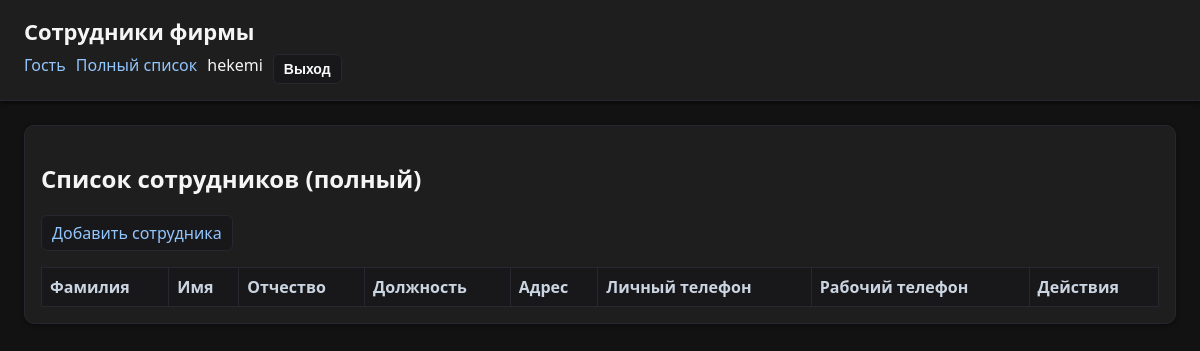
/employees/ (signed in), run on an earlier commit of the app's database.
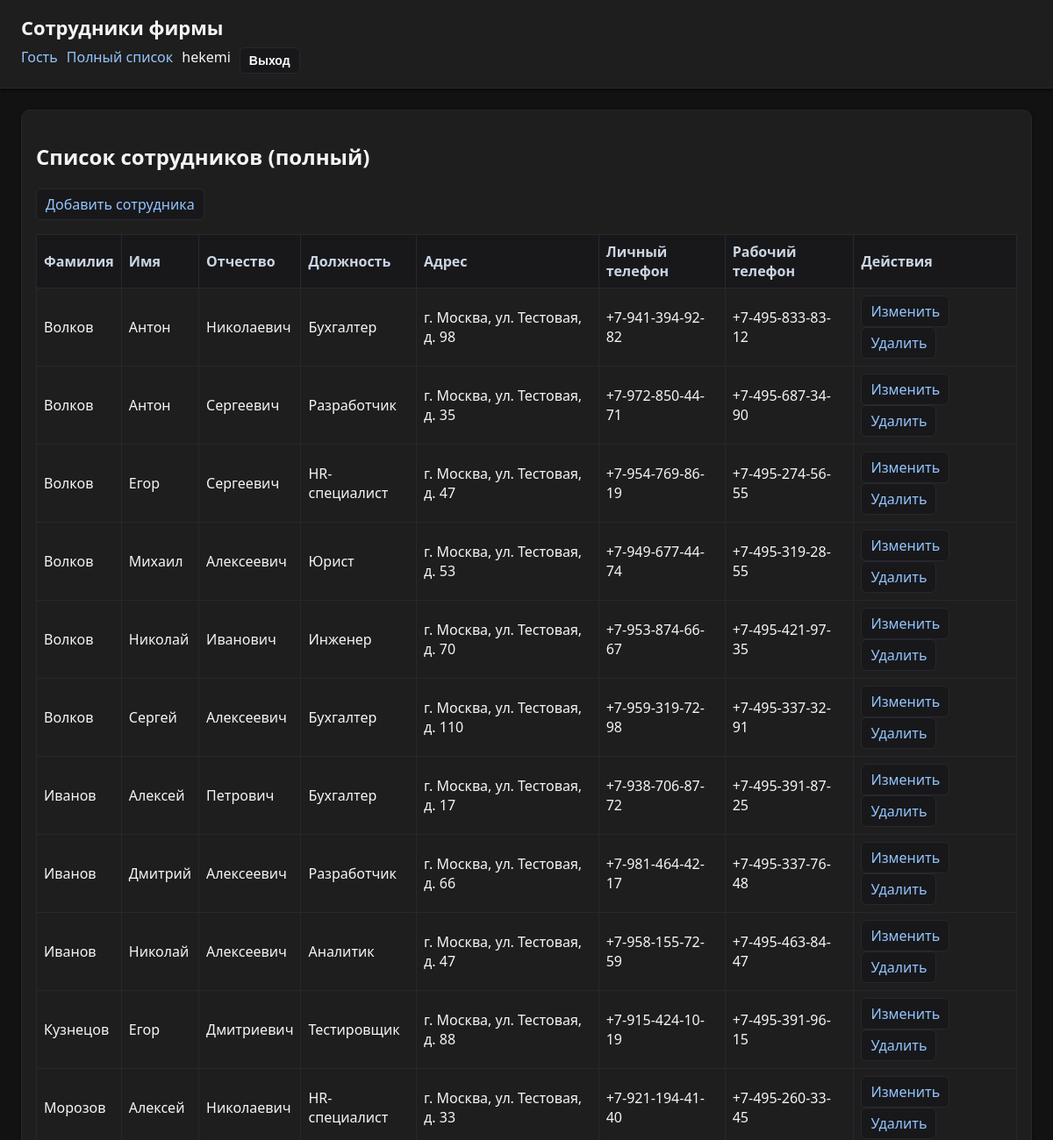
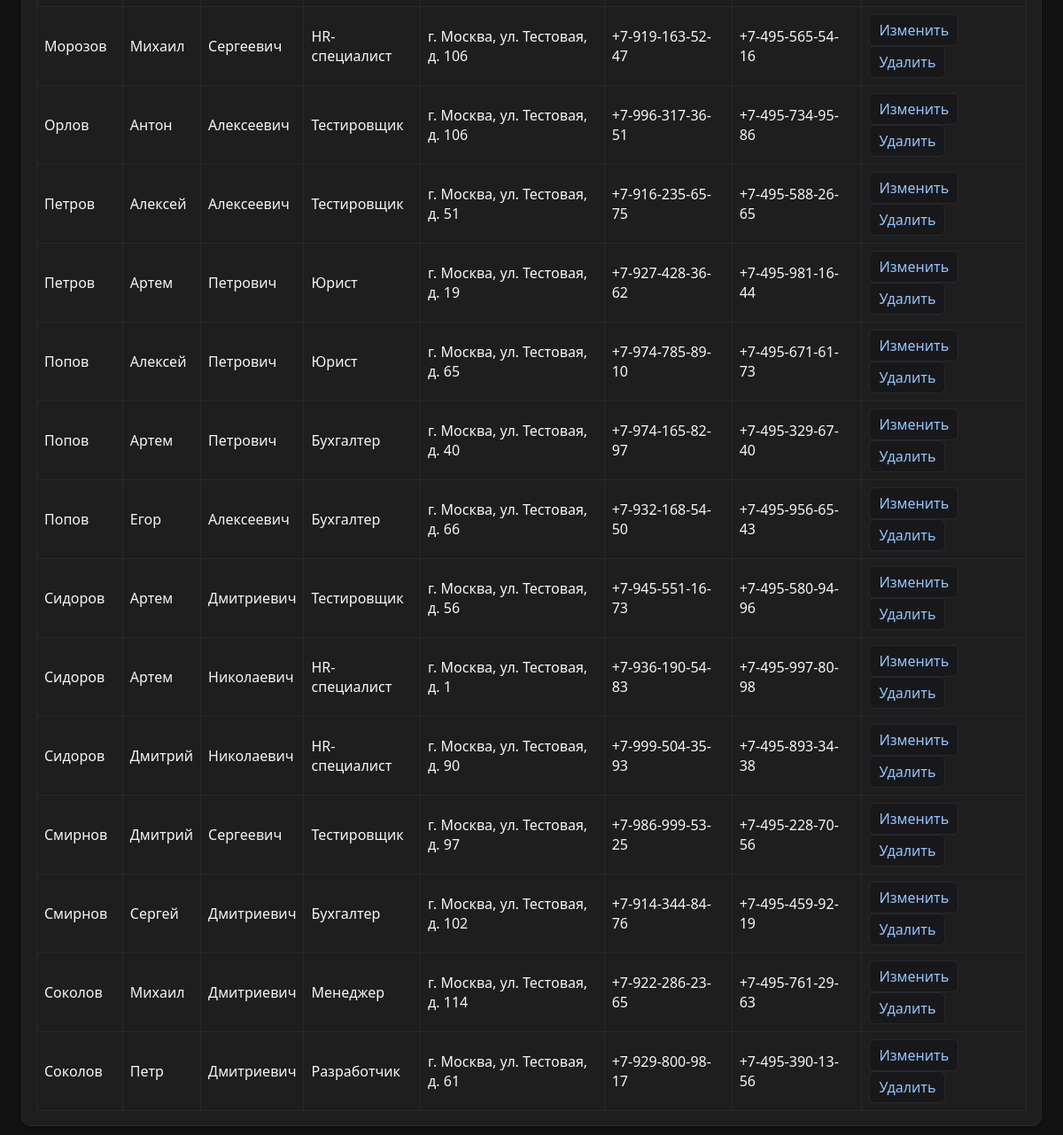
And on a later commit of the database (2 pictures, top to bottom).
### employees/models.py (models this page shows, shortened)
class Employee(models.Model):
    last_name = models.CharField("Фамилия", max_length=100)
    first_name = models.CharField("Имя", max_length=100)
    patronymic = models.CharField("Отчество", max_length=100, blank=True)
    position = models.CharField("Должность", max_length=150)
    address = models.CharField("Адрес", max_length=255)
    personal_phone = models.CharField("Личный телефон", max_length=30)
    work_phone = models.CharField("Рабочий телефон", max_length=30)
    class Meta:
        verbose_name = "Сотрудник"
        verbose_name_plural = "Сотрудники"
        ordering = ("last_name", "first_name", "patronymic")

### employees/views.py (the view)
# urls.py: path("employees/", views.employee_list, name="full_list"),
@login_required
@permission_required("employees.view_employee", raise_exception=True)
def employee_list(request):
    employees = Employee.objects.all()
    return render(request, "employees/full_list.html", {"employees": employees})

### employees/templates/employees/full_list.html
{% extends "employees/base.html" %}
{% block content %}
<h2>Список сотрудников (полный)</h2>
{% if perms.employees.add_employee %}
  <p><a class="btn-link" href="{% url 'employees:add' %}">Добавить сотрудника</a></p>
{% endif %}
<table>
  <tr>
    <th>Фамилия</th><th>Имя</th><th>Отчество</th><th>Должность</th><th>Адрес</th><th>Личный телефон</th><th>Рабочий телефон</th><th>Действия</th>
  </tr>
  {% for e in employees %}
  <tr>
    <td>{{ e.last_name }}</td>
    <td>{{ e.first_name }}</td>
    <td>{{ e.patronymic }}</td>
    <td>{{ e.position }}</td>
    <td>{{ e.address }}</td>
    <td>{{ e.personal_phone }}</td>
    <td>{{ e.work_phone }}</td>
    <td>
      {% if perms.employees.change_employee %}
        <a class="btn-link" href="{% url 'employees:edit' e.pk %}">Изменить</a>
      {% endif %}
      {% if perms.employees.delete_employee %}
        <a class="btn-link" href="{% url 'employees:delete' e.pk %}">Удалить</a>
      {% endif %}
    </td>
  </tr>
  {% endfor %}
</table>
{% endblock %}

### employees/templates/employees/base.html (shortened to what this page needs)
{% load static %}
<!doctype html>
<html lang="ru">
<head>
  <link rel="stylesheet" href="{% static 'css/style.css' %}">
</head>
<body>
  <header>
    <h2>Сотрудники фирмы</h2>
    <div class="nav-links">
      <a href="{% url 'employees:guest_list' %}">Гость</a>
      <a href="{% url 'employees:full_list' %}">Полный список</a>
      {% if user.is_authenticated %}
        <span>{{ user.username }}</span>
        <form method="post" action="{% url 'logout' %}" style="display:inline;">
          <button type="submit" class="btn-link" style="width:auto; margin:0;">Выход</button>
        </form>
      {% else %}
        <a href="{% url 'login' %}">Вход</a>
      {% endif %}
    </div>
  </header>
  <main class="main">
    <section class="card">
      {% block content %}{% endblock %}
    </section>
  </main>
</body>
</html>

### employees/static/css/style.css (style rules this page uses)
:root { --bg: #121212; --surface: #1e1e1e; --surface-2: #18181b; --border: #27272f; --text: #f5f5f5; --muted: #cbd5e1; --accent: #b700ff; --ok: #4ade80; --warn: #f59e0b; --alarm: #f97373; --link: #93c5fd; }
* { box-sizing: border-box; }
body { font-family: system-ui, -apple-system, BlinkMacSystemFont, "Segoe UI", sans-serif; background: var(--bg); color: var(--text); margin: 0; }
header { background: var(--surface); padding: 16px 24px; box-shadow: 0 2px 4px rgba(0,0,0,.6); border-bottom: 1px solid var(--border); }
header h2 { margin: 0 0 8px; font-size: 22px; font-weight: 700; }
.nav-links { display: flex; gap: 10px; flex-wrap: wrap; }
.nav-links a { color: var(--link); text-decoration: none; }
.main { padding: 24px; max-width: 1200px; margin: 0 auto; }
.card { background: var(--surface); border: 1px solid var(--border); border-radius: 10px; padding: 16px; box-shadow: 0 2px 4px rgba(0,0,0,.35); }
input, select, button, textarea { width: 100%; margin: 4px 0 8px; padding: 8px 10px; border-radius: 6px; border: 1px solid var(--border); font-size: 14px; background: var(--surface-2); color: var(--text); }
button { background: var(--accent); border: none; color: #f9fafb; cursor: pointer; font-weight: 600; }
table { width: 100%; border-collapse: collapse; margin-top: 10px; }
th, td { border: 1px solid var(--border); padding: 8px; text-align: left; }
th { background: var(--surface-2); color: var(--muted); }
a { color: var(--link); }
.btn-link { display: inline-block; padding: 6px 10px; border: 1px solid var(--border); border-radius: 6px; text-decoration: none; background: var(--surface-2); }

What changed in the data, as far as the page shows it:
added Employee: last_name "Волков", first_name "Антон", patronymic "Николаевич", position "Бухгалтер", address "г. Москва, ул. Тестовая, д. 98", personal_phone "+7-941-394-92-82", work_phone "+7-495-833-83-12"
added Employee: last_name "Волков", first_name "Антон", patronymic "Сергеевич", position "Разработчик", address "г. Москва, ул. Тестовая, д. 35", personal_phone "+7-972-850-44-71", work_phone "+7-495-687-34-90"
added Employee: last_name "Волков", first_name "Егор", patronymic "Сергеевич", position "HR-специалист", address "г. Москва, ул. Тестовая, д. 47", personal_phone "+7-954-769-86-19", work_phone "+7-495-274-56-55"
added Employee: last_name "Волков", first_name "Михаил", patronymic "Алексеевич", position "Юрист", address "г. Москва, ул. Тестовая, д. 53", personal_phone "+7-949-677-44-74", work_phone "+7-495-319-28-55"
added Employee: last_name "Волков", first_name "Николай", patronymic "Иванович", position "Инженер", address "г. Москва, ул. Тестовая, д. 70", personal_phone "+7-953-874-66-67", work_phone "+7-495-421-97-35"
added Employee: last_name "Волков", first_name "Сергей", patronymic "Алексеевич", position "Бухгалтер", address "г. Москва, ул. Тестовая, д. 110", personal_phone "+7-959-319-72-98", work_phone "+7-495-337-32-91"
added Employee: last_name "Иванов", first_name "Алексей", patronymic "Петрович", position "Бухгалтер", address "г. Москва, ул. Тестовая, д. 17", personal_phone "+7-938-706-87-72", work_phone "+7-495-391-87-25"
added Employee: last_name "Иванов", first_name "Дмитрий", patronymic "Алексеевич", position "Разработчик", address "г. Москва, ул. Тестовая, д. 66", personal_phone "+7-981-464-42-17", work_phone "+7-495-337-76-48"
added Employee: last_name "Иванов", first_name "Николай", patronymic "Алексеевич", position "Аналитик", address "г. Москва, ул. Тестовая, д. 47", personal_phone "+7-958-155-72-59", work_phone "+7-495-463-84-47"
added Employee: last_name "Кузнецов", first_name "Егор", patronymic "Дмитриевич", position "Тестировщик", address "г. Москва, ул. Тестовая, д. 88", personal_phone "+7-915-424-10-19", work_phone "+7-495-391-96-15"
added Employee: last_name "Морозов", first_name "Алексей", patronymic "Николаевич", position "HR-специалист", address "г. Москва, ул. Тестовая, д. 33", personal_phone "+7-921-194-41-40", work_phone "+7-495-260-33-45"
added Employee: last_name "Морозов", first_name "Михаил", patronymic "Сергеевич", position "HR-специалист", address "г. Москва, ул. Тестовая, д. 106", personal_phone "+7-919-163-52-47", work_phone "+7-495-565-54-16"
added Employee: last_name "Орлов", first_name "Антон", patronymic "Алексеевич", position "Тестировщик", address "г. Москва, ул. Тестовая, д. 106", personal_phone "+7-996-317-36-51", work_phone "+7-495-734-95-86"
added Employee: last_name "Петров", first_name "Алексей", patronymic "Алексеевич", position "Тестировщик", address "г. Москва, ул. Тестовая, д. 51", personal_phone "+7-916-235-65-75", work_phone "+7-495-588-26-65"
added Employee: last_name "Петров", first_name "Артем", patronymic "Петрович", position "Юрист", address "г. Москва, ул. Тестовая, д. 19", personal_phone "+7-927-428-36-62", work_phone "+7-495-981-16-44"
added Employee: last_name "Попов", first_name "Алексей", patronymic "Петрович", position "Юрист", address "г. Москва, ул. Тестовая, д. 65", personal_phone "+7-974-785-89-10", work_phone "+7-495-671-61-73"
added Employee: last_name "Попов", first_name "Артем", patronymic "Петрович", position "Бухгалтер", address "г. Москва, ул. Тестовая, д. 40", personal_phone "+7-974-165-82-97", work_phone "+7-495-329-67-40"
added Employee: last_name "Попов", first_name "Егор", patronymic "Алексеевич", position "Бухгалтер", address "г. Москва, ул. Тестовая, д. 66", personal_phone "+7-932-168-54-50", work_phone "+7-495-956-65-43"
added Employee: last_name "Сидоров", first_name "Артем", patronymic "Дмитриевич", position "Тестировщик", address "г. Москва, ул. Тестовая, д. 56", personal_phone "+7-945-551-16-73", work_phone "+7-495-580-94-96"
added Employee: last_name "Сидоров", first_name "Артем", patronymic "Николаевич", position "HR-специалист", address "г. Москва, ул. Тестовая, д. 1", personal_phone "+7-936-190-54-83", work_phone "+7-495-997-80-98"
added Employee: last_name "Сидоров", first_name "Дмитрий", patronymic "Николаевич", position "HR-специалист", address "г. Москва, ул. Тестовая, д. 90", personal_phone "+7-999-504-35-93", work_phone "+7-495-893-34-38"
added Employee: last_name "Смирнов", first_name "Дмитрий", patronymic "Сергеевич", position "Тестировщик", address "г. Москва, ул. Тестовая, д. 97", personal_phone "+7-986-999-53-25", work_phone "+7-495-228-70-56"
added Employee: last_name "Смирнов", first_name "Сергей", patronymic "Дмитриевич", position "Бухгалтер", address "г. Москва, ул. Тестовая, д. 102", personal_phone "+7-914-344-84-76", work_phone "+7-495-459-92-19"
added Employee: last_name "Соколов", first_name "Михаил", patronymic "Дмитриевич", position "Менеджер", address "г. Москва, ул. Тестовая, д. 114", personal_phone "+7-922-286-23-65", work_phone "+7-495-761-29-63"
added Employee: last_name "Соколов", first_name "Петр", patronymic "Дмитриевич", position "Разработчик", address "г. Москва, ул. Тестовая, д. 61", personal_phone "+7-929-800-98-17", work_phone "+7-495-390-13-56"
